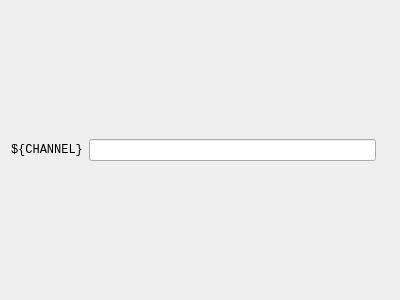
<?xml version="1.0" encoding="UTF-8"?>
<ui version="4.0">
 <class>AnalogInput</class>
 <widget class="QWidget" name="AnalogInput">
  <property name="geometry">
   <rect>
    <x>0</x>
    <y>0</y>
    <width>400</width>
    <height>300</height>
   </rect>
  </property>
  <property name="windowTitle">
   <string>Form</string>
  </property>
  <layout class="QHBoxLayout" name="horizontalLayout_2">
   <item>
    <layout class="QHBoxLayout" name="horizontalLayout">
     <item alignment="Qt::AlignLeft">
      <widget class="PyDMLabel" name="channelname">
       <property name="minimumSize">
        <size>
         <width>0</width>
         <height>0</height>
        </size>
       </property>
       <property name="font">
        <font>
         <family>Monospace</family>
        </font>
       </property>
       <property name="toolTip">
        <string/>
       </property>
       <property name="text">
        <string>${CHANNEL}</string>
       </property>
       <property name="channel" stdset="0">
        <string/>
       </property>
      </widget>
     </item>
     <item>
      <widget class="PyDMLineEdit" name="desc">
       <property name="minimumSize">
        <size>
         <width>0</width>
         <height>0</height>
        </size>
       </property>
       <property name="toolTip">
        <string/>
       </property>
       <property name="alarmSensitiveBorder" stdset="0">
        <bool>false</bool>
       </property>
       <property name="channel" stdset="0">
        <string>ca://${CHANNEL}.DESC</string>
       </property>
      </widget>
     </item>
    </layout>
   </item>
   <item alignment="Qt::AlignVCenter">
    <widget class="PyDMLabel" name="value">
     <property name="minimumSize">
      <size>
       <width>0</width>
       <height>0</height>
      </size>
     </property>
     <property name="font">
      <font>
       <family>Monospace</family>
      </font>
     </property>
     <property name="toolTip">
      <string/>
     </property>
     <property name="showUnits" stdset="0">
      <bool>true</bool>
     </property>
     <property name="alarmSensitiveContent" stdset="0">
      <bool>true</bool>
     </property>
     <property name="channel" stdset="0">
      <string>ca://${CHANNEL}.VAL</string>
     </property>
    </widget>
   </item>
  </layout>
 </widget>
 <customwidgets>
  <customwidget>
   <class>PyDMLabel</class>
   <extends>QLabel</extends>
   <header>pydm.widgets.label</header>
  </customwidget>
  <customwidget>
   <class>PyDMLineEdit</class>
   <extends>QLineEdit</extends>
   <header>pydm.widgets.line_edit</header>
  </customwidget>
 </customwidgets>
 <resources/>
 <connections/>
</ui>
